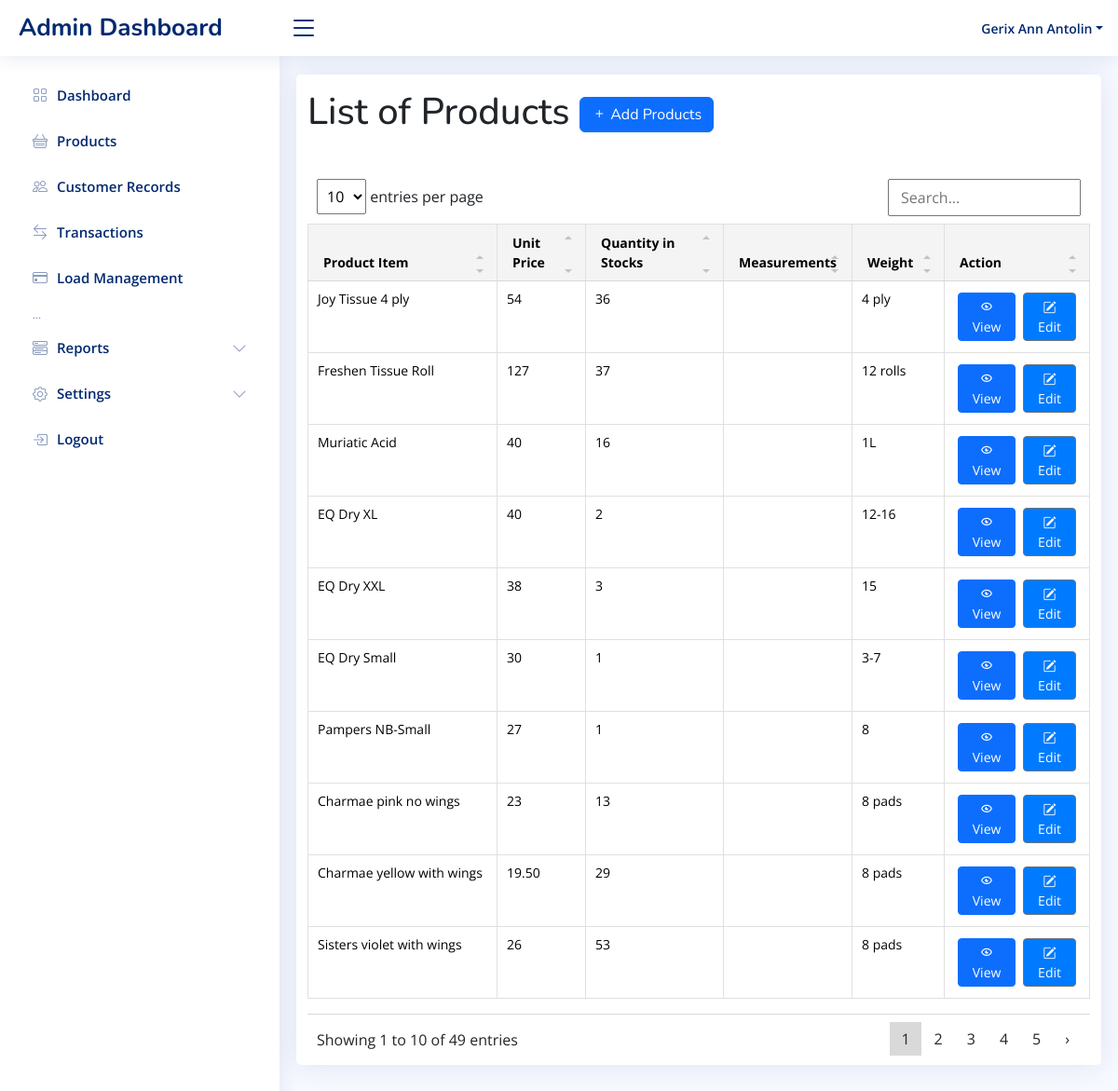
Page /products/tbl_products.php (signed in) on the committed database.
### tables this page shows
CREATE TABLE `products` (
  `id` int(255) NOT NULL AUTO_INCREMENT,
  `image` blob NOT NULL,
  `item` varchar(255) NOT NULL,
  `unit_price` varchar(255) NOT NULL,
  `quantity` varchar(255) NOT NULL,
  `category_id` int(25) unsigned NOT NULL,
  `weight` varchar(255) NOT NULL,
  `total_cost` varchar(255) NOT NULL,
  `barcode` varchar(255) NOT NULL,
  PRIMARY KEY (`id`),
  KEY `category_id` (`category_id`)
);

### products/tbl_products.php (the view, shortened to what this page needs)
<?php
include "../db_conn.php";
$sql = "SELECT * FROM products";
$result = $con->query($sql);
include '../includes/header.php';
include '../includes/navbar.php';
include '../includes/sidebar.php';
?>
<main id="main" class="main">
    <section class="section dashboard">
        <div class="row">
            <div class="card">
                <div class="add-product mb-3 mt-3">
                    <h1 class="page-header">List of Products <a href="../products/addProduct.php" class="btn btn-primary">
                            <i class="bi bi-plus"></i> Add Products
                        </a>
                    </h1>
                </div>
                <table id="myTable" class="table datatable">
                    <thead>
                        <tr>
                            <th scope="col">Product Item</th>
                            <th scope="col">Unit Price</th>
                            <th scope="col">Quantity in Stocks</th>
                            <th scope="col">Measurements</th>
                            <th scope="col">Weight</th>
                            <th scope="col">Action</th>
                        </tr>
                    </thead>
                    <tbody>
                        <?php while ($product = $result->fetch_assoc()) {
                            $id = $product["id"];
                            $item = $product["item"];
                            $unit_price = $product["unit_price"];
                            $quantity = $product["quantity"];
                            $weight = $product["weight"];
                        ?>
                            <tr>
                <td><?php echo $item; ?></td>
                <td><?php echo $unit_price; ?></td>
                <td><?php echo $quantity; ?></td>
                <td><?php echo $weight; ?></td>
                <td>
                    <div class="d-flex justify-content-center">
                        <a href="../products/viewProduct.php?id=<?php echo $id; ?>" class="btn btn-sm btn-primary view-btn m-1" data-id="<?php echo $id; ?>">
                            <i class="bx bx-show-alt"></i> View
                        </a>
                        <a href="../products/editProduct.php?id=<?php echo $id; ?>" class="btn btn-sm btn-secondary edit-btn m-1" data-id="<?php echo $id; ?>">
                            <i class="bi bi-pencil-square"></i> Edit
                        </a>
                    </div>
                </td>
            </tr>
        <?php } ?>
    </tbody>
</table>
            </div>
        </section>
    </main>
<?php include '../includes/footer.php'; ?>

### assets/css/style.css (style rules this page uses)
:root { scroll-behavior: smooth; }
body { font-family: "Open Sans", sans-serif; background: #f6f9ff; color: #444444; }
a { color: #4154f1; text-decoration: none; }
h1, h2, h3, h4, h5, h6 { font-family: "Nunito", sans-serif; }
#main { margin-top: 60px; padding: 20px 30px; transition: all 0.3s; }
.card { margin-bottom: 30px; border: none; border-radius: 5px; box-shadow: 0px 0 30px rgba(1, 41, 112, 0.1); }
@media (min-width: 1200px) { #main, #footer { margin-left: 300px; } }

### products/tbl_products.php (style rules this page uses)
table.table { width: 100%; border-collapse: collapse; }
table.table .btn { margin: 3px; }
.edit-btn { background-color: #007bff; color: #fff; }

### rows in the picture
products: item "Joy Tissue 4 ply", unit_price "54", quantity "36", weight "4 ply"
products: item "Freshen Tissue Roll", unit_price "127", quantity "37", weight "12 rolls"
products: item "Muriatic Acid", unit_price "40", quantity "16", weight "1L"
products: item "EQ Dry XL", unit_price "40", quantity "2", weight "12-16"
products: item "EQ Dry XXL", unit_price "38", quantity "3", weight "15"
products: item "EQ Dry Small", unit_price "30", quantity "1", weight "3-7"
products: item "Pampers NB-Small", unit_price "27", quantity "1", weight "8"
products: item "Charmae pink no wings", unit_price "23", quantity "13", weight "8 pads"
products: item "Charmae yellow with wings", unit_price "19.50", quantity "29", weight "8 pads"
products: item "Sisters violet with wings", unit_price "26", quantity "53", weight "8 pads"

### other values in the picture
$_SESSION['name'] "Gerix Ann Antolin"
